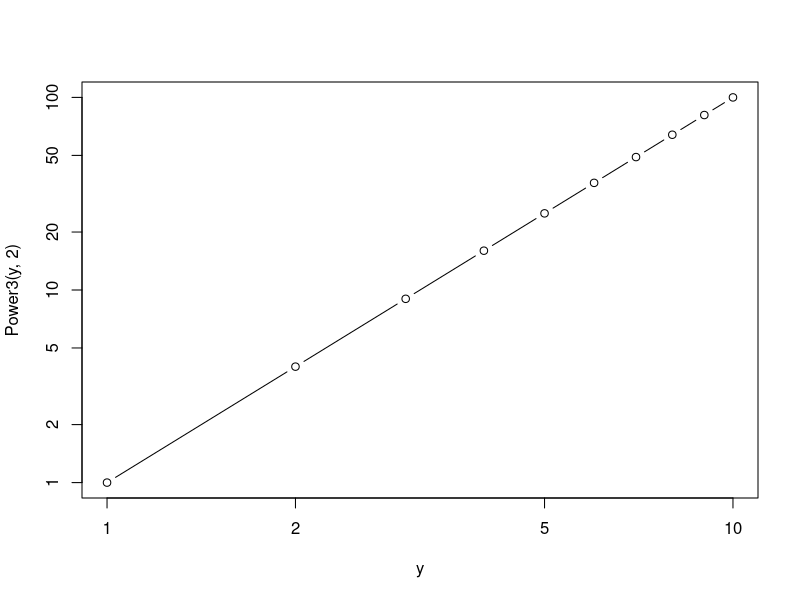
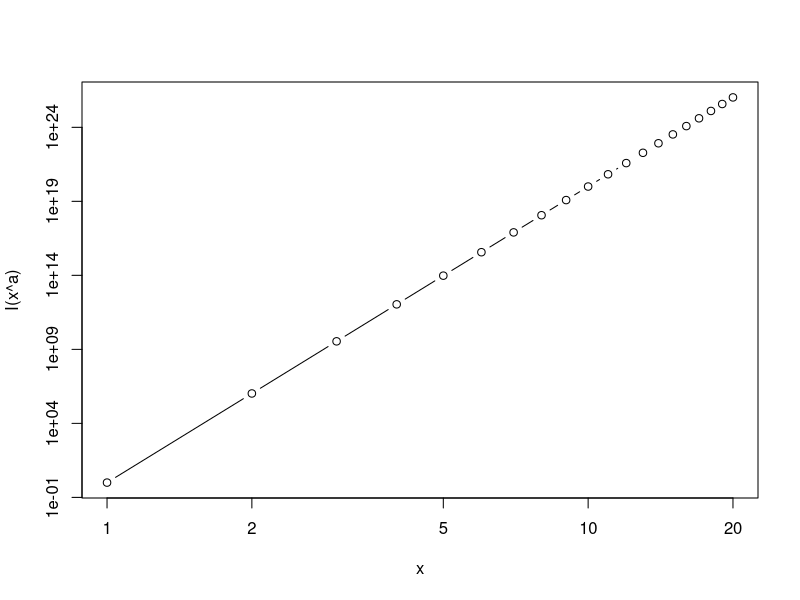

Reproduce these figures in R, in order.
Power = function(){
  print(I(2^3))
}
Power2 = function(x,a){
  print(I(x^a))  
}

Power2(10,3)
Power2(8,17)
Power2(131,3)

Power3 = function(x,a){
  return(I(x^a))
}

y = 1:10
plot(y, Power3(y,2), log="xy", type="b")

PlotPower = function(x,a){
  plot(x, I(x^a), log="xy", type="b")
}

PlotPower(1:20,20)
